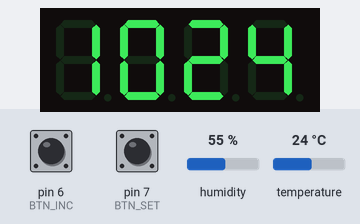
A sketch run on a simulated Arduino Uno, built with avr-gcc and run on an emulated ATmega328P. On the bench: 4-digit seven-segment display. Inputs (shaded band) come from the test bench; at power-on: pin 6 (BTN_INC) HIGH, pin 7 (BTN_SET) HIGH, humidity 55 %, temperature 24 °C. The local clock reads 2024-03-15 10:24:30 at power-on unless the sketch sets it; what the sketch prints to the serial monitor is not drawn.

Above: at 1.2 s.
1.3 s: pin 6 (BTN_INC) pulled LOW for 0.15 s
At 2.9 s:
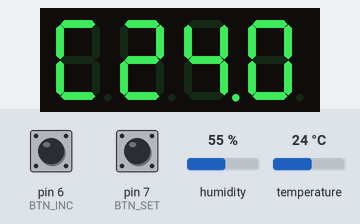
3.5 s: pin 6 (BTN_INC) pulled LOW for 1 s
At 4.3 s:
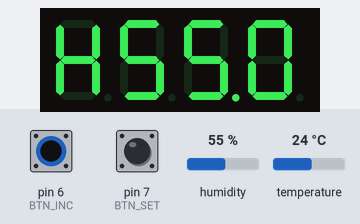
6.0 s: pin 7 (BTN_SET) pulled LOW for 0.15 s
At 6.9 s:
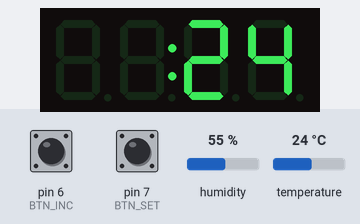
8.0 s: pin 7 (BTN_SET) pulled LOW for 1 s
At 9.0 s:
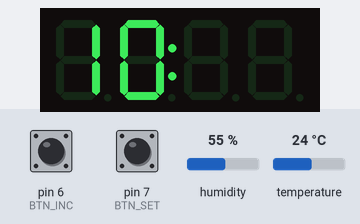
10.5 s: pin 6 (BTN_INC) driven LOW and pin 7 (BTN_SET) driven LOW
At 11.7 s:
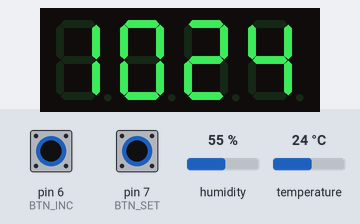
Timing chart, 0 to 13.5 s (numbered marks = the images above; inputs shaded):
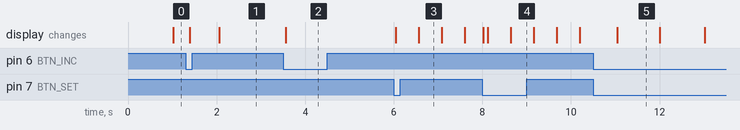

The sketch:

Raspberry_pi_pico.ino
```cpp
#include <Wire.h>
#include <RTClib.h>
#include <ClosedCube_HDC1080.h>
#include <Adafruit_GFX.h>
#include <Adafruit_LEDBackpack.h>

// =============================
// I2C PINS (Pi Pico)
// =============================
#define I2C_SDA 20
#define I2C_SCL 21

// =============================
// DISPLAY (HT16K33)
// =============================
Adafruit_7segment display = Adafruit_7segment();

// =============================
// HDC1080
// =============================
ClosedCube_HDC1080 hdc;

// =============================
// RTC
// =============================
RTC_DS3231 rtc;

// =============================
// Bitmask (Alpha)
// =============================
#define SEG_C  (0x01 | 0x08 | 0x10 | 0x20) // 0x39
#define SEG_H  (0x02 | 0x04 | 0x10 | 0x20 | 0x40) // 0x76

// =============================
// BUTTONS (Pi Pico)
// =============================
#define BTN_INC 6
#define BTN_SET 7

// =============================
// VARIABLES
// =============================
int displayMode = 0; // 0=time, 1=temp, 2=humidity
bool settingMode = false;
bool setHourMode = true;
int setHour = 0, setMinute = 0;

bool blinkState = true;
unsigned long lastBlink = 0;
const unsigned long blinkInterval = 500;

unsigned long manualSwitchTime = 0;
bool manualSwitched = false;

unsigned long lastSensorRead = 0;
const unsigned long sensorInterval = 2000; // อ่านทุก 2 วินาที

float tempCache = 0.0;
float humCache  = 0.0;


// =============================
// SETUP
// =============================
void setup() {
  Serial.begin(115200);

  // =============================
  // I2C (Pi Pico)
  // =============================
  Wire.setSDA(I2C_SDA);
  Wire.setSCL(I2C_SCL);
  Wire.begin();

  // =============================
  // HT16K33
  // =============================
  display.begin(0x70, &Wire);
  display.setBrightness(5);
  display.clear();
  display.writeDisplay();

  // =============================
  // HDC1080
  // =============================
  Wire.begin();
  Wire.setClock(400000);
  hdc.begin(0x40);


  // =============================
  // RTC DS3231
  // =============================
  rtc.begin();

  pinMode(BTN_SET, INPUT_PULLUP);
  pinMode(BTN_INC, INPUT_PULLUP);
}

// =============================
// LOOP
// =============================
void loop() {
  unsigned long nowMillis = millis();

  if (!settingMode) {
    static unsigned long lastAutoSwitch = 0;

    if (manualSwitched && nowMillis - manualSwitchTime > 5000) {
      manualSwitched = false;
      lastAutoSwitch = nowMillis;
    }

    if (!manualSwitched) {
      if (displayMode == 0 && nowMillis - lastAutoSwitch > 30000) {
        displayMode = 1;
        lastAutoSwitch = nowMillis;
      } else if (displayMode == 1 && nowMillis - lastAutoSwitch > 15000) {
        displayMode = 2;
        lastAutoSwitch = nowMillis;
      } else if (displayMode == 2 && nowMillis - lastAutoSwitch > 15000) {
        displayMode = 0;
        lastAutoSwitch = nowMillis;
      }
    }

    if (displayMode == 0) displayTime();
    else if (displayMode == 1) displayTemperature();
    else displayHumidity();
  }

  checkButtons();
  delay(50);
}

// =============================
// DISPLAY TIME
// =============================
void displayTime() {
  DateTime now = rtc.now();

  int h = now.hour();
  int m = now.minute();

  display.clear();

  // ชั่วโมง
  display.writeDigitNum(0, h / 10);   // 0 หรือ 1 หรือ 2
  display.writeDigitNum(1, h % 10);   // หลักหน่วย

  // นาที
  display.writeDigitNum(3, m / 10);   // 0–5
  display.writeDigitNum(4, m % 10);   // 0–9

  display.drawColon(now.second() % 2 == 0);
  display.writeDisplay();
}

// =============================
// DISPLAY TEMPERATURE
// =============================
void displayTemperature() {
  updateHDC1080();

  int t = (int)(tempCache * 10);

  display.clear();
  display.writeDigitRaw(0, SEG_C);
  display.writeDigitNum(1, (t / 100) % 10);
  display.writeDigitNum(3, (t / 10) % 10);
  display.writeDigitNum(4, t % 10);
  display.writeDigitRaw(3, display.displaybuffer[3] | 0x80);
  display.drawColon(false);
  display.writeDisplay();
}


// =============================
// DISPLAY HUMIDITY
// =============================
void displayHumidity() {
  updateHDC1080();

  int h = (int)(humCache * 10);

  display.clear();
  display.writeDigitRaw(0, SEG_H);
  display.writeDigitNum(1, (h / 100) % 10);
  display.writeDigitNum(3, (h / 10) % 10);
  display.writeDigitNum(4, h % 10);
  display.writeDigitRaw(3, display.displaybuffer[3] | 0x80);
  display.drawColon(false);
  display.writeDisplay();
}


void updateHDC1080() {
  if (millis() - lastSensorRead < sensorInterval) return;

  tempCache = hdc.readTemperature();
  humCache  = hdc.readHumidity();

  // clamp ค่า RH กันเพี้ยน
  if (humCache < 0) humCache = 0;
  if (humCache > 100) humCache = 100;

  lastSensorRead = millis();

  // debug
  Serial.print("HDC1080 -> T=");
  Serial.print(tempCache);
  Serial.print(" C, RH=");
  Serial.print(humCache);
  Serial.println(" %");
}


void checkButtons() {
  unsigned long nowMillis = millis();

  // =============================
  // BTN_SET (13) → edge detect
  // =============================
  static bool lastSetState = HIGH;
  bool setState = digitalRead(BTN_SET);

  if (lastSetState == HIGH && setState == LOW) {
    if (!settingMode) {
      settingMode = true;
      setHourMode = true;

      DateTime now = rtc.now();
      setHour = now.hour();
      setMinute = now.minute();
      lastBlink = nowMillis;

      Serial.println("ENTER setting mode");
    } else if (setHourMode) {
      setHourMode = false;
    } else {
      DateTime now = rtc.now();
      rtc.adjust(DateTime(now.year(), now.month(), now.day(), setHour, setMinute, 0));

      settingMode = false;
      Serial.println("EXIT setting mode → Time saved");
    }
  }
  lastSetState = setState;

  // =============================
  // BTN_INC (12) → auto increment
  // =============================
  static bool lastIncState = HIGH;
  static unsigned long incLastTime = 0;
  const unsigned long incInterval = 300; // กดค้างเพิ่มทุก 300ms

  bool incState = digitalRead(BTN_INC);

  if (incState == LOW) { // ปุ่มถูกกด
    if (!settingMode) {
      // manual switch display
      if (lastIncState == HIGH) { // กดครั้งแรก
        displayMode = (displayMode + 1) % 3;
        manualSwitched = true;
        manualSwitchTime = nowMillis;
        Serial.print("Switch display to mode = ");
        Serial.println(displayMode);
      }
    } else {
      // กำหนดเวลา auto increment
      if (lastIncState == HIGH || nowMillis - incLastTime >= incInterval) {
        if (setHourMode) setHour = (setHour + 1) % 24;
        else setMinute = (setMinute + 1) % 60;
        incLastTime = nowMillis;
      }
    }
  }
  lastIncState = incState;

  // =============================
  // BLINK EFFECT
  // =============================
  if (settingMode && nowMillis - lastBlink >= blinkInterval) {
    blinkState = !blinkState;
    lastBlink = nowMillis;
  }

  // =============================
  // SHOW SETTING TIME
  // =============================
  if (!settingMode) return;

display.clear();

if (setHourMode) {
  if (blinkState) {
    display.writeDigitNum(0, setHour / 10);
    display.writeDigitNum(1, setHour % 10);
  }
  display.writeDigitNum(3, setMinute / 10);
  display.writeDigitNum(4, setMinute % 10);
} else {
  display.writeDigitNum(0, setHour / 10);
  display.writeDigitNum(1, setHour % 10);
  if (blinkState) {
    display.writeDigitNum(3, setMinute / 10);
    display.writeDigitNum(4, setMinute % 10);
  }
}

display.drawColon(true);
display.writeDisplay();


}
```

Measured:
- after the input at 1.3 s, the display: first changes after 0.09 s (image 1 shows a later state)
- after the input at 3.5 s, the display: changes after 0.06 s (image 2)
- after the input at 6.0 s, the display: first changes after 0.05 s (image 3 shows a later state)
- after the input at 8.0 s, the display: changes at once (image 4)
- after the input at 10.5 s, the display: changes after 0.55 s (image 5)
- what the display in image 3 shows lasts 0.5 s, from 6.6 s to 7.1 s
